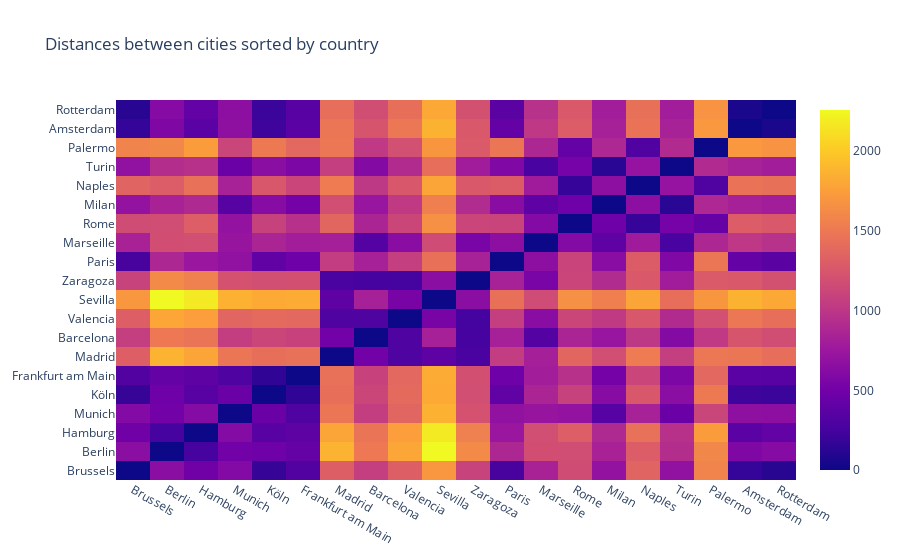

The cell this chart's notebook holds for it:
### Code cell
#@title Distance between cities heatmap {display-mode: "form"}

# sorting country by country for a more pleasing view
data = defaultdict(list)

for city in sorted(cities, key=lambda k: k['country_code']):
    data['x'].append(city['name'])
    data['y'].append(city['name'])
    data['idx'].append(city['idx'])
# resort distances
for idx in data['idx']:
    data['z'].append(np.take(distances[idx], data['idx']))

fig = go.Figure(data=go.Heatmap(x=data['x'], y=data['y'], z=data['z']))
fig.update_layout(title = 'Distances between cities sorted by country')
fig.show()

### Figure 1 — Plotly figure (JSON) as saved in the notebook; plotly's stock layout.template omitted (floating-point values rounded to 4 significant figures; data arrays with more than 128 entries replaced by an {"elided": "..."} marker saying what was removed)
{"data": [{"type": "heatmap", "x": ["Brussels", "Berlin", "Hamburg", "Munich", "Köln", "Frankfurt am Main", "Madrid", "Barcelona", "Valencia", "Sevilla", "Zaragoza", "Paris", "Marseille", "Rome", "Milan", "Naples", "Turin", "Palermo", "Amsterdam", "Rotterdam"], "y": ["Brussels", "Berlin", "Hamburg", "Munich", "Köln", "Frankfurt am Main", "Madrid", "Barcelona", "Valencia", "Sevilla", "Zaragoza", "Paris", "Marseille", "Rome", "Milan", "Naples", "Turin", "Palermo", "Amsterdam", "Rotterdam"], "z": {"elided": "20x20 int values"}}], "layout": {"title": {"text": "Distances between cities sorted by country"}}}
